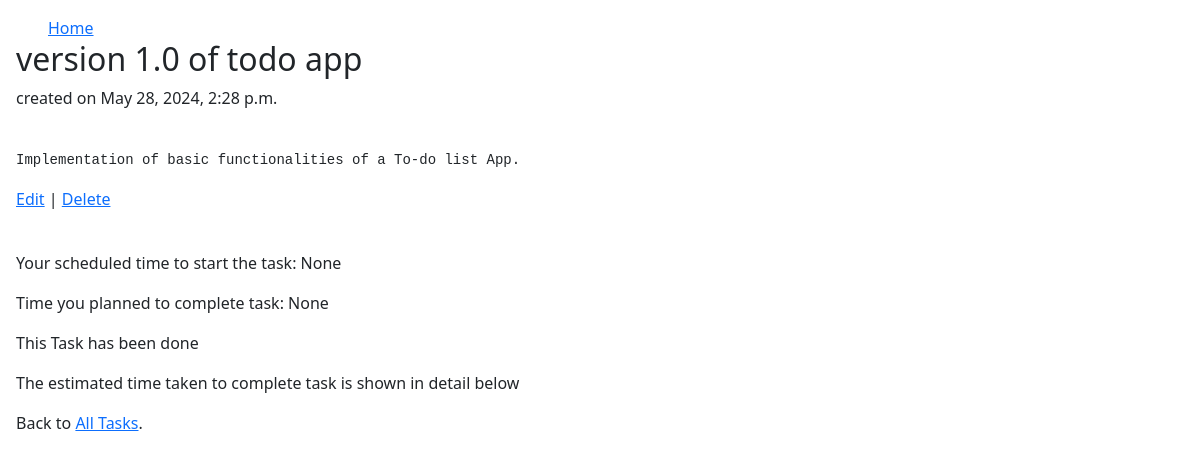
The page /todo/17/ (signed in) on the database its author committed.
### todo/models.py (models this page shows, shortened)
class Todo(models.Model):
    author = models.ForeignKey(
        settings.AUTH_USER_MODEL,
        on_delete=models.CASCADE
        )
    title = models.CharField(max_length=150, unique=True)
    body = models.TextField()
    created = models.DateTimeField(auto_now_add=True)
    done = models.BooleanField(default=False)
    time_to_start = models.DateTimeField(null=True, blank=True)
    time_to_finish = models.DateTimeField(null=True, blank=True)
    completed_at = models.DateTimeField(null=True, blank=True)

### todo/views.py (the view)
# urls.py: path('<int:pk>/', TodoDetailView.as_view(), name='todo_detail'),
class TodoDetailView(LoginRequiredMixin, DetailView):
    model = Todo
    template_name = 'todo_detail.html'
    def get_context_data(self, **kwargs):
        context = super().get_context_data(**kwargs)
        if self.object.completed_at != None:
            delta = self.object.completed_at - self.object.time_to_start
            years = delta.days//365
            months = (delta.days % 365) // 30
            days = (delta.days % 365) % 30
            hours = delta.seconds // 3600
            mins = (delta.seconds // 60) % 60
            secs = delta.seconds % 60
            duration = f'{years} yrs, {months} months, {days} days, {hours} hours, {mins} minutes and {secs} seconds.'
            context['time_taken'] = duration
            return context
        else:
            return context

### templates/todo_detail.html (shortened to what this page needs)
{% extends "base.html" %}
{% block content %}
<div class="article-entry">
    <h2>{{ object.title }}</h2>
    <p>created on {{ object.created }}</p><br>
    <div><pre>{{ object.body }}</pre></div>
</div>
<p><a href="{% url 'todo_edit' todo.pk %}">Edit</a> | <a href="{% url 'todo_delete' todo.pk %}">Delete</a></p>
<br>
<p>Your scheduled time to start the task: {{ todo.time_to_start }}</p>
<p>Time you planned to complete task: {{ todo.time_to_finish }}</p>
{% if object.done %}
    <p>This Task has been done</p>
    <p>The estimated time taken to complete task is shown in detail below</p>
    {% else %}
    <p>This Task is yet to be completed</p>
    {% endif %}
    <p>Back to <a href="{% url 'todo_list' %}">All Tasks</a>.</p>
{% endblock content %}

### templates/base.html (style rules this page uses)
body { padding: 1em; }

### rows shown on the page
Todo: title "version 1.0 of todo app", created "May 28, 2024, 2:28 p.m.", body "Implementation of basic functionalities of a To-do list App.", time_to_start "None", time_to_finish "None"
